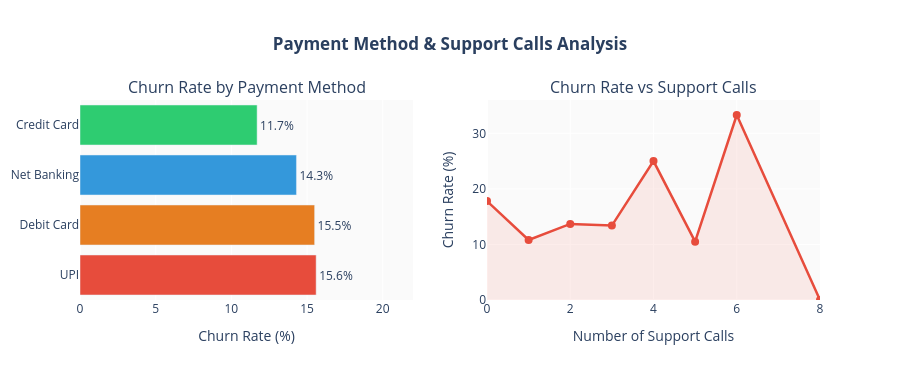

Source (notebook cell):
### Markdown cell above
## Payment Method & Support Calls

### Code cell
pay_churn = df.groupby('Payment_Method')['Churned'].agg(['sum','count','mean']).reset_index()
pay_churn.columns = ['Method','Churned','Total','Rate']
pay_churn['Rate_Pct'] = (pay_churn['Rate']*100).round(1)
pay_churn = pay_churn.sort_values('Rate_Pct', ascending=False)

support_churn = df.groupby('Support_Calls')['Churned'].agg(['sum','count','mean']).reset_index()
support_churn.columns = ['Calls','Churned','Total','Rate']
support_churn['Rate_Pct'] = (support_churn['Rate']*100).round(1)

fig = make_subplots(rows=1, cols=2,
    subplot_titles=('Churn Rate by Payment Method', 'Churn Rate vs Support Calls'))

fig.add_trace(go.Bar(
    y=pay_churn['Method'], x=pay_churn['Rate_Pct'],
    orientation='h',
    marker_color=['#e74c3c','#e67e22','#3498db','#2ecc71'],
    text=pay_churn['Rate_Pct'].astype(str)+'%',
    textposition='outside'
), row=1, col=1)

fig.add_trace(go.Scatter(
    x=support_churn['Calls'], y=support_churn['Rate_Pct'],
    mode='lines+markers',
    line=dict(color='#e74c3c', width=2.5),
    marker=dict(size=8, color='#e74c3c'),
    fill='tozeroy', fillcolor='rgba(231,76,60,0.1)'
), row=1, col=2)

fig.update_layout(height=380, showlegend=False,
    title_text='<b>Payment Method & Support Calls Analysis</b>', title_x=0.5,
    paper_bgcolor='white', plot_bgcolor='#fafafa')
fig.update_xaxes(title_text='Churn Rate (%)', range=[0,22], row=1, col=1)
fig.update_xaxes(title_text='Number of Support Calls', row=1, col=2)
fig.update_yaxes(title_text='Churn Rate (%)', row=1, col=2)
fig.show()
print('\nDashboard complete! All charts rendered.')

### Figure 1 — Plotly figure (JSON) as saved in the notebook; plotly's stock layout.template omitted (floating-point values rounded to 4 significant figures)
{"data": [{"marker": {"color": ["#e74c3c", "#e67e22", "#3498db", "#2ecc71"]}, "orientation": "h", "text": ["15.6%", "15.5%", "14.3%", "11.7%"], "textposition": "outside", "type": "bar", "x": [15.6, 15.5, 14.3, 11.7], "xaxis": "x", "y": ["UPI", "Debit Card", "Net Banking", "Credit Card"], "yaxis": "y"}, {"fill": "tozeroy", "fillcolor": "rgba(231,76,60,0.1)", "line": {"color": "#e74c3c", "width": 2.5}, "marker": {"color": "#e74c3c", "size": 8}, "mode": "lines+markers", "type": "scatter", "x": [0, 1, 2, 3, 4, 5, 6, 8], "xaxis": "x2", "y": [17.8, 10.8, 13.7, 13.4, 25, 10.5, 33.3, 0], "yaxis": "y2"}], "layout": {"annotations": [{"font": {"size": 16}, "showarrow": false, "text": "Churn Rate by Payment Method", "x": 0.225, "xanchor": "center", "xref": "paper", "y": 1, "yanchor": "bottom", "yref": "paper"}, {"font": {"size": 16}, "showarrow": false, "text": "Churn Rate vs Support Calls", "x": 0.775, "xanchor": "center", "xref": "paper", "y": 1, "yanchor": "bottom", "yref": "paper"}], "height": 380, "paper_bgcolor": "white", "plot_bgcolor": "#fafafa", "showlegend": false, "title": {"text": "<b>Payment Method & Support Calls Analysis</b>", "x": 0.5}, "xaxis": {"anchor": "y", "domain": [0, 0.45], "range": [0, 22], "title": {"text": "Churn Rate (%)"}}, "xaxis2": {"anchor": "y2", "domain": [0.55, 1], "title": {"text": "Number of Support Calls"}}, "yaxis": {"anchor": "x", "domain": [0, 1]}, "yaxis2": {"anchor": "x2", "domain": [0, 1], "title": {"text": "Churn Rate (%)"}}}}
